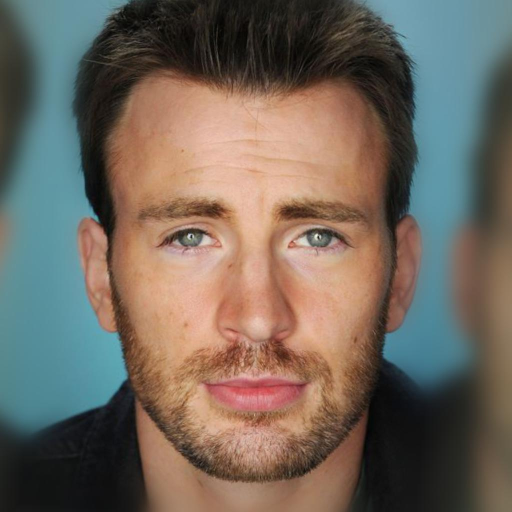
#> input picture Deep Learning - Image Reconstruction/chris_aligned.jpg, 1024 x 1024 px (shown at 1/2 size); its folder holds only this picture in this run
$ python -i sol4.py   (imports and definitions only)   (older library calls are emulated)
#> lines starting #> are read from the running program, lines starting #| are printed output that depends on the picture; after the words box and inside, x2 and y2 are one past the last pixel; in counts of white or black regions, pixels touching at a corner belong together
### Panorama Registration & Stitching/sol4_utils.py
import numpy as np
from scipy import signal
from imageio import imread
from skimage.color import rgb2gray
from scipy.signal import convolve2d


def gaussian_kernel(kernel_size):
    conv_kernel = np.array([1, 1], dtype=np.float64)[:, None]
    conv_kernel = convolve2d(conv_kernel, conv_kernel.T)
    kernel = np.array([1], dtype=np.float64)[:, None]
    for i in range(kernel_size - 1):
        kernel = convolve2d(kernel, conv_kernel, 'full')
    return kernel / kernel.sum()


def blur_spatial(img, kernel_size):
    kernel = gaussian_kernel(kernel_size)
    blur_img = np.zeros_like(img)
    if len(img.shape) == 2:
        blur_img = convolve2d(img, kernel, 'same', 'symm')
    else:
        for i in range(3):
            blur_img[..., i] = convolve2d(img[..., i], kernel, 'same', 'symm')
    return blur_img


###############################
#          From Ex1           #
###############################
# [35 lines left out: functions read_image, filter_construction, not called in this run]


def blur(im, filter):
    return signal.convolve2d(im, signal.convolve2d(filter, filter.T), mode='same')


# [42 lines left out: functions reduce, expand, build_gaussian_pyramid, not called in this run]

### Panorama Registration & Stitching/sol4.py
# Initial code for ex4.
# You may change this code, but keep the functions' signatures
# You can also split the code to multiple files as long as this file's API is unchanged

import numpy as np
import os
import matplotlib.pyplot as plt

from scipy.ndimage.morphology import generate_binary_structure
from scipy.ndimage.filters import maximum_filter
from scipy.ndimage import label, center_of_mass
from scipy.ndimage import map_coordinates
import shutil
from imageio import imwrite

import sol4_utils
from sol4_utils import *


def harris_corner_detector(im):
    """
    Detects harris corners.
    Make sure the returned coordinates are x major!!!
    :param im: A 2D array representing an image.
    :return: An array with shape (N,2), where ret[i,:] are the [x,y] coordinates of the ith corner points.
    """
    # (1) Get the Ix and Iy derivatives of the image
    dx_filter = np.array([[1, 0, -1]])
    dy_filter = dx_filter.T
    dx = convolve2d(im, dx_filter, mode='same', boundary='symm')
    dy = convolve2d(im, dy_filter, mode='same', boundary='symm')

    # (2) Blur the images: Ix^2, Iy^2, Ix*Iy
    blur_Ix2 = blur_spatial(dx ** 2, 3)
    blur_Iy2 = blur_spatial(dy ** 2, 3)
    blur_IxIy = blur_spatial(dx * dy, 3)

    # (3) compute the response matrix
    k = 0.04
    det = blur_Ix2 * blur_Iy2 - blur_IxIy ** 2
    trace = blur_Ix2 + blur_Iy2
    response = det - k * (trace ** 2)

    # (4) find maximum local points and return their coordinates
    maximum_response = non_maximum_suppression(response)
    return np.flip(np.argwhere(maximum_response == 1))


# [305 lines left out: functions descriptor, sample_descriptor, find_features, match_features, apply_homography, ransac_homography and 7 more, not called in this run]


def non_maximum_suppression(image):
    """
    Finds local maximas of an image.
    :param image: A 2D array representing an image.
    :return: A boolean array with the same shape as the input image, where True indicates local maximum.
    """
    # Find local maximas.
    neighborhood = generate_binary_structure(2, 2)
    local_max = maximum_filter(image, footprint=neighborhood) == image
    local_max[image < (image.max() * 0.1)] = False

    # Erode areas to single points.
    lbs, num = label(local_max)
    centers = center_of_mass(local_max, lbs, np.arange(num) + 1)
    centers = np.stack(centers).round().astype(np.int)
    ret = np.zeros_like(image, dtype=np.bool)
    ret[centers[:, 0], centers[:, 1]] = True

    return ret


# [24 lines left out: function spread_out_corners, not called in this run]


class PanoramicVideoGenerator:
    """
    Generates panorama from a set of images.
    """

    # [154 lines left out: functions __init__, align_images, generate_panoramic_images, generate_panoramic_images_normal, generate_panoramic_images_bonus, save_panoramas_to_video and 1 more, not called in this run]

>>> import cv2
>>> picture = cv2.imread('../Deep Learning - Image Reconstruction/chris_aligned.jpg', cv2.IMREAD_GRAYSCALE)
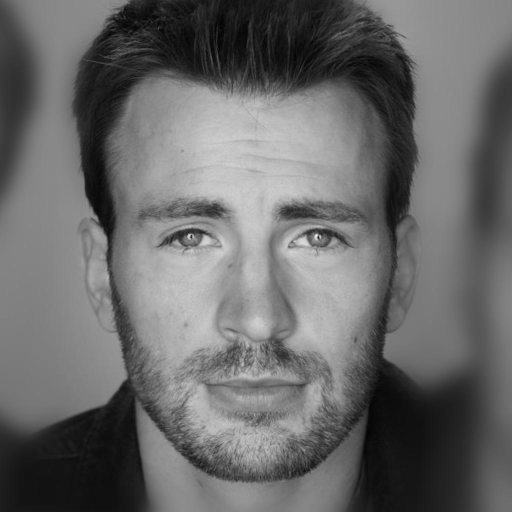
#> picture: shape (1024, 1024) (shown at 1/2 size); min 0, max 253, mean 104.9
>>> result = harris_corner_detector(picture)
#> in harris_corner_detector, `dx = convolve2d(im, dx_filter, mode='same', boundary='symm')`:
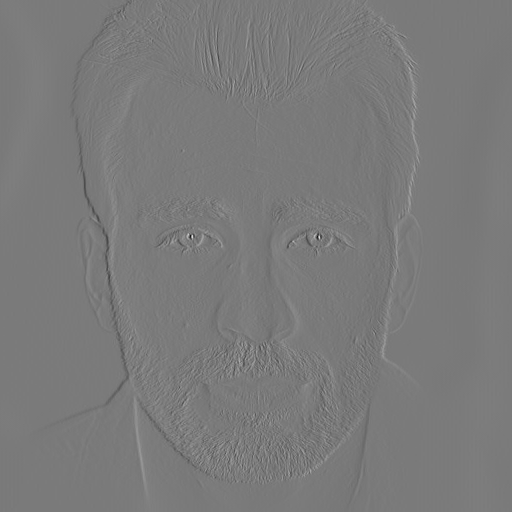
#> dx: shape (1024, 1024) int64 (shown at 1/2 size); min -139, max 150, mean 0; drawn with min black and max white
#> in blur_spatial, `blur_img = convolve2d(img, kernel, 'same', 'symm')`:
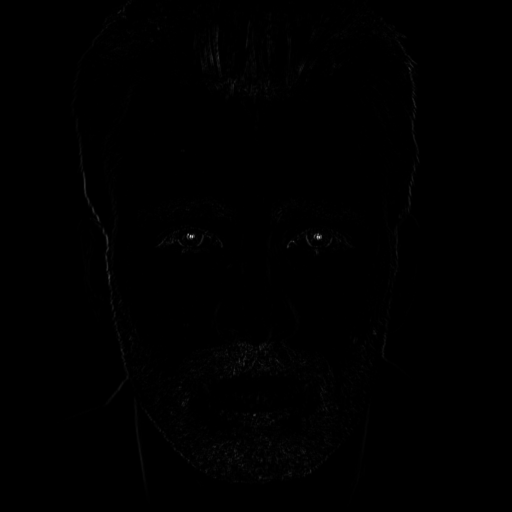
#> blur_img: shape (1024, 1024) float64 (shown at 1/2 size); min 0, max 14250.1, mean 37; drawn with min black and max white
#> in non_maximum_suppression, `local_max = maximum_filter(image, footprint=neighborhood) == image`:
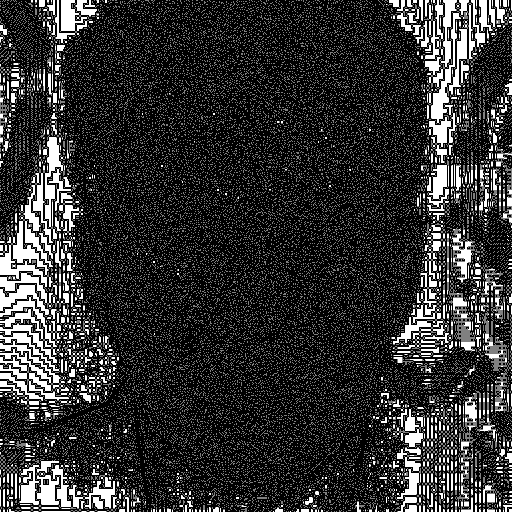
#> local_max: shape (1024, 1024) bool (shown at 1/2 size); 13.6% white; 40767 white regions (40099 under 20 px), largest, box (x1, y1, x2, y2) and area: (863, 26, 921, 246) 2640, (90, 274, 126, 454) 2541, (0, 570, 97, 630) 2072
#> in non_maximum_suppression, `local_max[image < (image.max() * 0.1)] = False`:
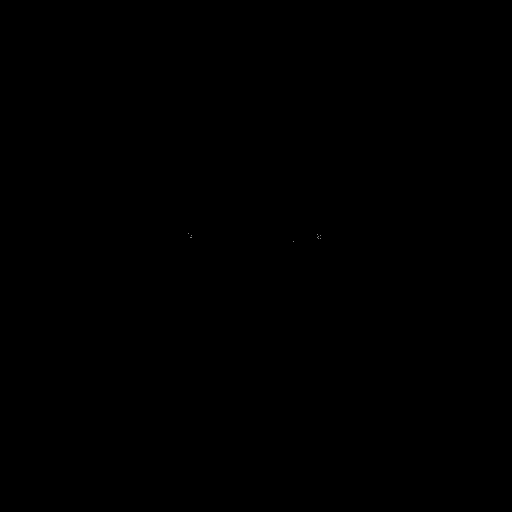
#> local_max: shape (1024, 1024) bool (shown at 1/2 size); 0% white in thin lines or dots, all inside (x1, y1, x2, y2) = (377, 467, 641, 483)
#> in non_maximum_suppression, `lbs, num = label(local_max)`: lbs: shape (1024, 1024) int32; 12 distinct labels, from 0 to 11
#> in non_maximum_suppression, `lbs, num = label(local_max)`: num = 11
#> in non_maximum_suppression, `centers = center_of_mass(local_max, lbs, np.arange(num) + 1)`: centers = [(467, 377), (468, 634), (470, 382), (471, 640), (472, 637), (474, 381), (475, 383), (475, 634), (476, 637), (476, 640), (482, 587)]
#> in non_maximum_suppression, `centers = np.stack(centers).round().astype(np.int)`: centers = [[467, 377], [468, 634], [470, 382], [471, 640], [472, 637], [474, 381], [475, 383], [475, 634], [476, 637], [476, 640], [482, 587]]
#> result = [[587, 482], [640, 476], [637, 476], [634, 475], [383, 475], [381, 474], [637, 472], [640, 471], [382, 470], [634, 468], [377, 467]]

$ run again, on Deep Learning - Image Reconstruction/alan_turing_inpainting.png
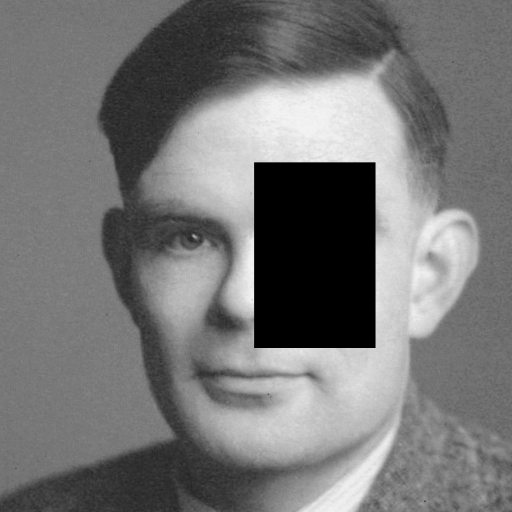
#> input picture Deep Learning - Image Reconstruction/alan_turing_inpainting.png, 1024 x 1024 px (shown at 1/2 size)
#> picture is the input picture: shape (1024, 1024); min 0, max 246, mean 117.1
#> in blur_spatial, `blur_img = convolve2d(img, kernel, 'same', 'symm')`:
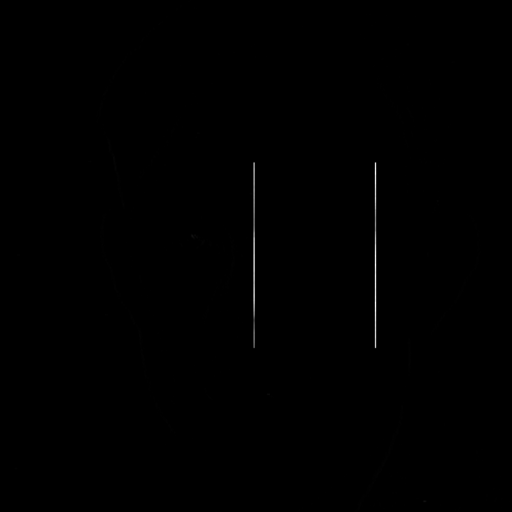
#> blur_img: shape (1024, 1024) float64 (shown at 1/2 size); min 0, max 38485.8, mean 72.3; drawn with min black and max white
#> in non_maximum_suppression, `local_max = maximum_filter(image, footprint=neighborhood) == image`:
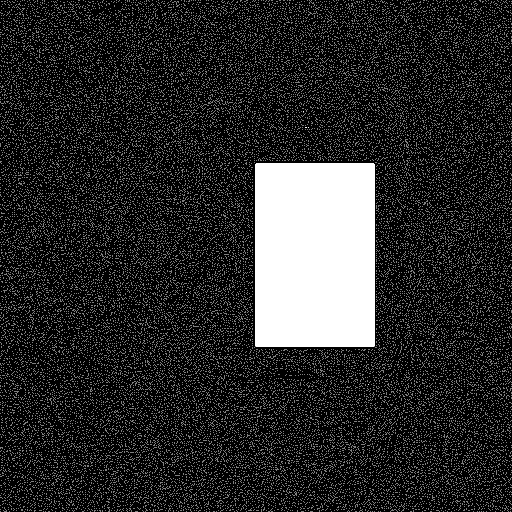
#> local_max: shape (1024, 1024) bool (shown at 1/2 size); 12.6% white; 44521 white regions (44520 under 20 px), largest, box (x1, y1, x2, y2) and area: (511, 327, 749, 694) 87342
#> lbs: shape (1024, 1024) int32; 5 distinct labels, from 0 to 4
#> num = 4
#> in non_maximum_suppression, `centers = center_of_mass(local_max, lbs, np.arange(num) + 1)`: centers = [(325, 508), (325, 750), (695, 508), (695, 750)]
#> in non_maximum_suppression, `centers = np.stack(centers).round().astype(np.int)`: centers = [[325, 508], [325, 750], [695, 508], [695, 750]]
#> result = [[750, 695], [508, 695], [750, 325], [508, 325]]

$ run again, on Deep Learning - Image Reconstruction/dana_aligned.jpeg
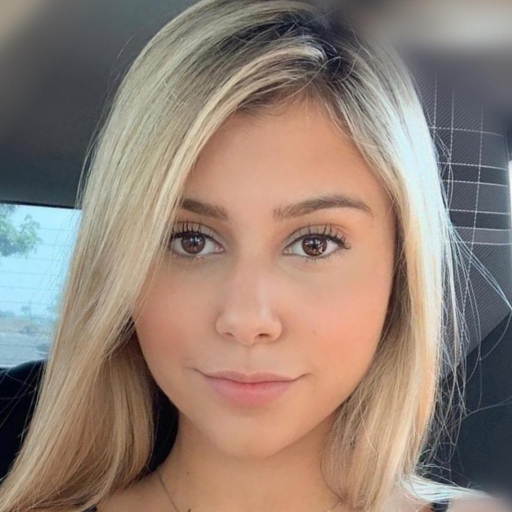
#> input picture Deep Learning - Image Reconstruction/dana_aligned.jpeg, 1024 x 1024 px (shown at 1/2 size)
#> in blur_spatial (call 3), `blur_img = convolve2d(img, kernel, 'same', 'symm')`:
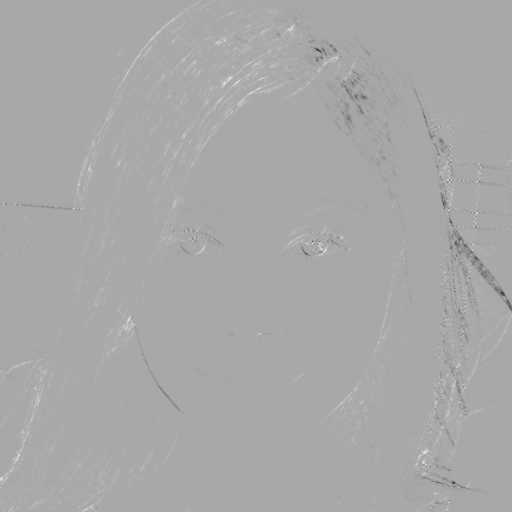
#> blur_img: shape (1024, 1024) float64 (shown at 1/2 size); min -6222.7, max 3210.9, mean 9.6; drawn with min black and max white
#> in non_maximum_suppression, `local_max = maximum_filter(image, footprint=neighborhood) == image`:
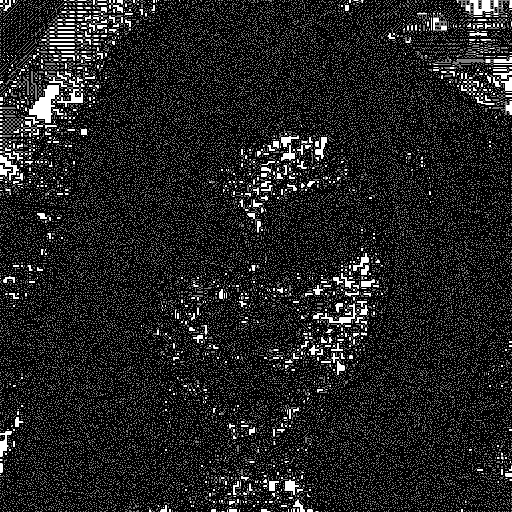
#> local_max: shape (1024, 1024) bool (shown at 1/2 size); 7.8% white; 44371 white regions (43947 under 20 px), largest, box (x1, y1, x2, y2) and area: (58, 170, 118, 246) 2239, (642, 607, 713, 649) 691, (114, 178, 166, 214) 615
#> lbs: shape (1024, 1024) int32; 212 distinct labels, from 0 to 211
#> num = 211
#> centers = 211 pairs, first value 86 to 1009, second value 267 to 1023
#> result = 211 pairs, first value 267 to 1023, second value 86 to 1009
